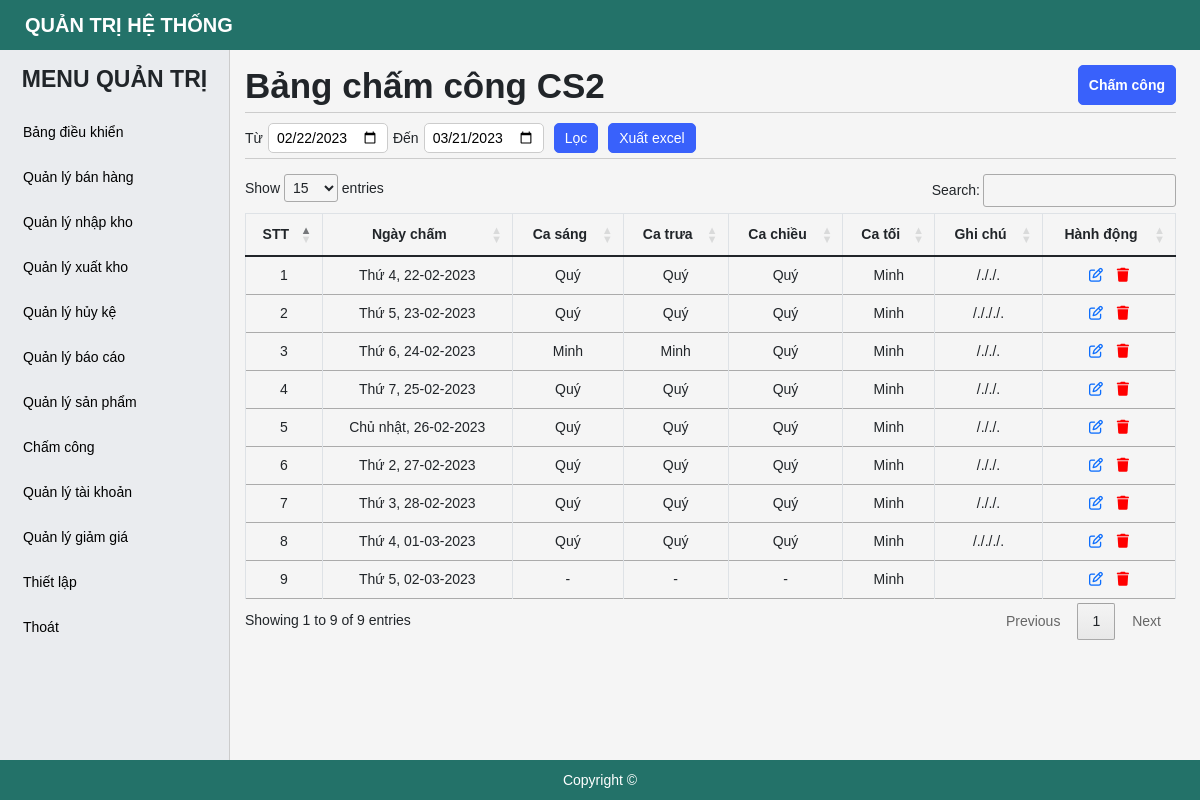
The page /timekeeping-brand-2.php (signed in) on the database its author committed.
### tables this page shows
CREATE TABLE `tbl_timekeeping` (
  `id` bigint(20) NOT NULL,
  `date` date NOT NULL,
  `morning` tinyint(4) DEFAULT 0,
  `noon` tinyint(4) DEFAULT 0,
  `afternoon` tinyint(4) DEFAULT 0,
  `evening` tinyint(4) DEFAULT 0,
  `id_brand` bigint(20) NOT NULL,
  `note` text DEFAULT NULL,
  `created_at` timestamp NOT NULL DEFAULT current_timestamp()
);

CREATE TABLE `tbl_user` (
  `id` bigint(20) NOT NULL,
  `username` varchar(255) NOT NULL,
  `password` varchar(255) NOT NULL,
  `fullname` varchar(255) NOT NULL,
  `power` tinyint(4) NOT NULL DEFAULT 3,
  `status` tinyint(4) NOT NULL DEFAULT 1,
  `id_brand` bigint(20) NOT NULL,
  `created_ad` timestamp NOT NULL DEFAULT current_timestamp(),
  `update_ad` timestamp NOT NULL DEFAULT current_timestamp()
);

### timekeeping-brand-2.php (the view, shortened to what this page needs)
<?php
    include './include/connect.php';
    if (!isset($_SESSION['logins'])) {
        header('location:index.php');
    }else{
        if(date('d')<22){
            $monthFrom =(int) date('m')-1;
            $monthFrom = ($monthFrom < 10) ? "0".$monthFrom : $monthFrom;
            $monthTo =(int) date('m');
            $monthTo = ($monthTo < 10) ? "0".$monthTo : $monthTo;
        }else{
            $monthFrom =(int) date('m');
            $monthFrom = ($monthFrom < 10) ? "0".$monthFrom : $monthFrom;
            $monthTo =(int) date('m')+1;
            $monthTo = ($monthTo < 10) ? "0".$monthTo : $monthTo;
        }
        $year =date('Y');
        $fromDate = $year."-".$monthFrom."-22";
        $toDate = $year."-".$monthTo."-21";
        if($_SERVER["REQUEST_METHOD"] == "POST"){
            $fromDate = $_POST["from-date"];
            $toDate = $_POST["to-date"];
            $id_brand = 2;
            $queryTime= $conn -> prepare("SELECT tk.*, br.name FROM tbl_timekeeping tk JOIN tbl_brand br on br.id = tk.id_brand WHERE tk.id_brand = :id_brand AND tk.date >= :fromDate AND tk.date <= :toDate ORDER BY tk.date ASC" );
            $queryTime->bindParam('id_brand',$id_brand,PDO::PARAM_STR);
            $queryTime->bindParam('fromDate',$fromDate,PDO::PARAM_STR);
            $queryTime->bindParam('toDate',$toDate,PDO::PARAM_STR);
            $queryTime-> execute();
            $resultsTime = $queryTime->fetchAll(PDO::FETCH_OBJ);
        }else{
            $id_brand = 2;
            $queryTime= $conn -> prepare("SELECT tk.*, br.name FROM tbl_timekeeping tk JOIN tbl_brand br on br.id = tk.id_brand WHERE tk.id_brand = :id_brand AND tk.date >= :fromDate AND tk.date <= :toDate ORDER BY tk.date ASC" );
            $queryTime->bindParam('id_brand',$id_brand,PDO::PARAM_STR);
            $queryTime->bindParam('fromDate',$fromDate,PDO::PARAM_STR);
            $queryTime->bindParam('toDate',$toDate,PDO::PARAM_STR);
            $queryTime-> execute();
            $resultsTime = $queryTime->fetchAll(PDO::FETCH_OBJ);
        }
    }
?>
<!DOCTYPE html>
<html lang="en">
<head>
    <?php include('include/link-css.php');?>
</head>
<body>
    <?php include('include/header.php');?>
    <div id="main">
        <?php include('include/sidebar.php');?>
        <div id="main-right">
            <section class="main-right-title" style = "margin-bottom: 5px;">
                <div class="form-title">
                    <h1>Bảng chấm công CS2</h1>
                </div>
                <div class="account-btn">
                    <a href="./timekeeping.php" class="btn btn-post btn-add">Chấm công</a>
                </div>
            </section>
            <section class="main-right-filter">
                <form action="" method="post">
                    <span>Từ</span>
                    <input type="date" name="from-date" id="from-date" class=" form-focus boder-ra-5" style =" height: 30px; padding: 0 8px; margin: 0 5px; max-width: 120px" value = "<?php echo  $fromDate?>">
                    <span>Đến</span>
                    <input type="date" name="to-date" id="to-date" class=" form-focus boder-ra-5" style =" height: 30px; padding: 0 8px; margin: 0 5px; max-width: 120px" value = "<?php echo $toDate ?>">
                    <input type="submit" value="Lọc" class="btn btn-post btn-add">
                </form>
                <?php if($id_power != 3){ ?>
                    <div class="account-btn full-screen">
                        <button class="btn btn-post btn-add" onclick = "tableToExcel()">Xuất excel</button>
                    </div>
                <?php } ?>
            </section>
            <div class="main-right-table">
                <table class="table table-bordered table-post-list" id = "table-manage">
                    <thead>
                        <tr>
                            <th class = "full-screen" >STT</th>
                            <th>Ngày chấm</th>
                            <th>Ca sáng</th>
                            <th>Ca trưa</th>
                            <th>Ca chiều</th>
                            <th>Ca tối</th>
                            <th class = "full-screen">Ghi chú</th>
                            <th>Hành động</th>
                        </tr>
                    </thead>
                    <tbody >
                        <?php foreach ( $resultsTime as $key => $value) { ?>
                            <tr>
                                <td class = "full-screen"><?php echo $key+1 ?></td>
                                <td>
                                    <p>
                                        <?php $date = date_format(date_create( $value ->  date),"N");
                                            if($date == 1){echo "Thứ 2, ";}
                                            elseif($date == 2){echo "Thứ 3, ";}
                                            elseif($date == 3){echo "Thứ 4, ";}
                                            elseif($date == 4){echo "Thứ 5, ";}
                                            elseif($date == 5){echo "Thứ 6, ";}
                                            elseif($date == 6){echo "Thứ 7, ";}
                                            else{echo "Chủ nhật, ";}
                                            echo date_format(date_create( $value -> date),"d-m-Y");
                                            ?>
                                    </p>
                                </td>
                                <td>
                                    <p>
                                        <?php
                                            $time_check = $value ->morning;
                                            if($time_check != 0){
                                                $queryCheck= $conn -> prepare("SELECT * FROM tbl_user WHERE id = :id" );
                                                $queryCheck->bindParam('id',$time_check,PDO::PARAM_STR);
                                                $queryCheck-> execute();
                                                $resultsCheck = $queryCheck->fetch(PDO::FETCH_OBJ);
                                                echo $resultsCheck -> fullname;
                                            }else{
                                                echo "-";
                                            }
                                        ?>
                                    </p>
                                </td>
                                <td>
                                    <p>
                                        <?php
                                            $time_check = $value ->noon;
                                            if($time_check != 0){
                                                $queryCheck= $conn -> prepare("SELECT * FROM tbl_user WHERE id = :id" );
                                                $queryCheck->bindParam('id',$time_check,PDO::PARAM_STR);
                                                $queryCheck-> execute();
                                                $resultsCheck = $queryCheck->fetch(PDO::FETCH_OBJ);
                                                echo $resultsCheck -> fullname;
                                            }else{
                                                echo "-";
                                            }
                                        ?>
                                    </p>
                                </td>
                                <td>
                                    <p>
                                        <?php
                                            $time_check = $value ->afternoon;
                                            if($time_check != 0){
                                                $queryCheck= $conn -> prepare("SELECT * FROM tbl_user WHERE id = :id" );
                                                $queryCheck->bindParam('id',$time_check,PDO::PARAM_STR);
                                                $queryCheck-> execute();
                                                $resultsCheck = $queryCheck->fetch(PDO::FETCH_OBJ);
                                                echo $resultsCheck -> fullname;
                                            }else{
                                                echo "-";
                                            }
                                        ?>
                                    </p>
                                </td>
                                <td>
                                    <p>
                                        <?php
                                            $time_check = $value ->evening;
                                            if($time_check != 0){
                                                $queryCheck= $conn -> prepare("SELECT * FROM tbl_user WHERE id = :id" );
                                                $queryCheck->bindParam('id',$time_check,PDO::PARAM_STR);
                                                $queryCheck-> execute();
                                                $resultsCheck = $queryCheck->fetch(PDO::FETCH_OBJ);
                                                echo $resultsCheck -> fullname;
                                            }else{
                                                echo "-";
                                            }
                                        ?>
                                    </p>
                                </td>
                                <td class = "full-screen">
                                    <p><?php echo $value -> note ?></p>
                                </td>
                                <td style = "text-align: center;">
                                    <?php if($id_power != 3){ ?>
                                        <a href="./timekeeping-edit.php?id=<?php echo $value -> id ?>&brand=<?php echo $value -> id_brand ?>" class="btn-setting btn-edit colo-blue" style = "margin: 0 5px;"><i class="fa-regular fa-pen-to-square"></i></a>
                                        <a href="./timekeeping-brand-2.php?del=<?php echo $value -> id ?>" class="btn-setting col-red" style = "margin: 0 5px;" onclick="return confirm('Bạn chắc chắn muốn xóa? Lưu ý: Xóa chấm công sẽ xóa hết chấm công của ngày! Cân nhắc kỹ!');" ><i class="fa-solid fa-trash"></i>
                                    <?php } ?>
                                </td>
                            </tr>
                        <?php } ?>
                    </tbody>
                </table>
            </div>
        </div>
    </div>
    <?php include('include/footer.php');?>
</body>
</html>

### css/style.css (style rules this page uses)
* { margin: 0; padding: 0; box-sizing: border-box; font-family: Arial, Helvetica, sans-serif; font-size: 14px; }
body { background-color: #f5f5f5; }
.boder-ra-5 { border: 1px solid #ccc; border-radius: 5px; }
.btn { height: 40px; border-radius: 5px; border: 1px solid #3961fb; background: #3961fb; font-weight: 700; color: #fff; display: inline-flex; align-items: center; justify-content: center; text-decoration: none; cursor: pointer; padding: 0 10px; margin: 5px 0; }
.col-red { color: red; }
#main-right { padding: 60px 24px 50px 245px; }
#main-right li, #main-right a { font-size: 14px; }
.main-right-title { display: flex; justify-content: space-between; border-bottom: 1px solid #ccc; margin-bottom: 15px; }
.main-right-filter { display: flex; border-bottom: 1px solid #ccc; margin-bottom: 15px; flex-direction: row; flex-wrap: wrap; align-items: center; }
.main-right-filter .btn { height: 30px; font-size: 14px; font-weight: 400; margin: 5px; }
.main-right-filter form { display: flex; align-items: center; flex-direction: row; flex-wrap: nowrap; justify-content: center; }
#main-right .table-bordered th, .table-bordered td { text-align: center; font-size: 14px; }
.main-right-table .table-post-list { border-collapse: collapse; }
.table-post-list td { vertical-align: middle !important; white-space: normal; }
.form-title { margin: 5px 0; }
.form-title h1 { font-weight: 700; }

### rows shown on the page
tbl_timekeeping: shows "Thứ 4,", date "22-02-2023", tbl_user.fullname "Quý", tbl_user.fullname "Minh", note "/././."
tbl_timekeeping: shows "Thứ 5,", date "23-02-2023", tbl_user.fullname "Quý", tbl_user.fullname "Minh", note "/./././."
tbl_timekeeping: shows "Thứ 6,", date "24-02-2023", tbl_user.fullname "Minh", tbl_user.fullname "Quý", note "/././."
tbl_timekeeping: shows "Thứ 7,", date "25-02-2023", tbl_user.fullname "Quý", tbl_user.fullname "Minh", note "/././."
tbl_timekeeping: shows "Chủ nhật,", date "26-02-2023", tbl_user.fullname "Quý", tbl_user.fullname "Minh", note "/././."
tbl_timekeeping: shows "Thứ 2,", date "27-02-2023", tbl_user.fullname "Quý", tbl_user.fullname "Minh", note "/././."
tbl_timekeeping: shows "Thứ 3,", date "28-02-2023", tbl_user.fullname "Quý", tbl_user.fullname "Minh", note "/././."
tbl_timekeeping: shows "Thứ 4,", date "01-03-2023", tbl_user.fullname "Quý", tbl_user.fullname "Minh", note "/./././."
tbl_timekeeping: shows "Thứ 5,", date "02-03-2023", tbl_user.fullname "Minh"
